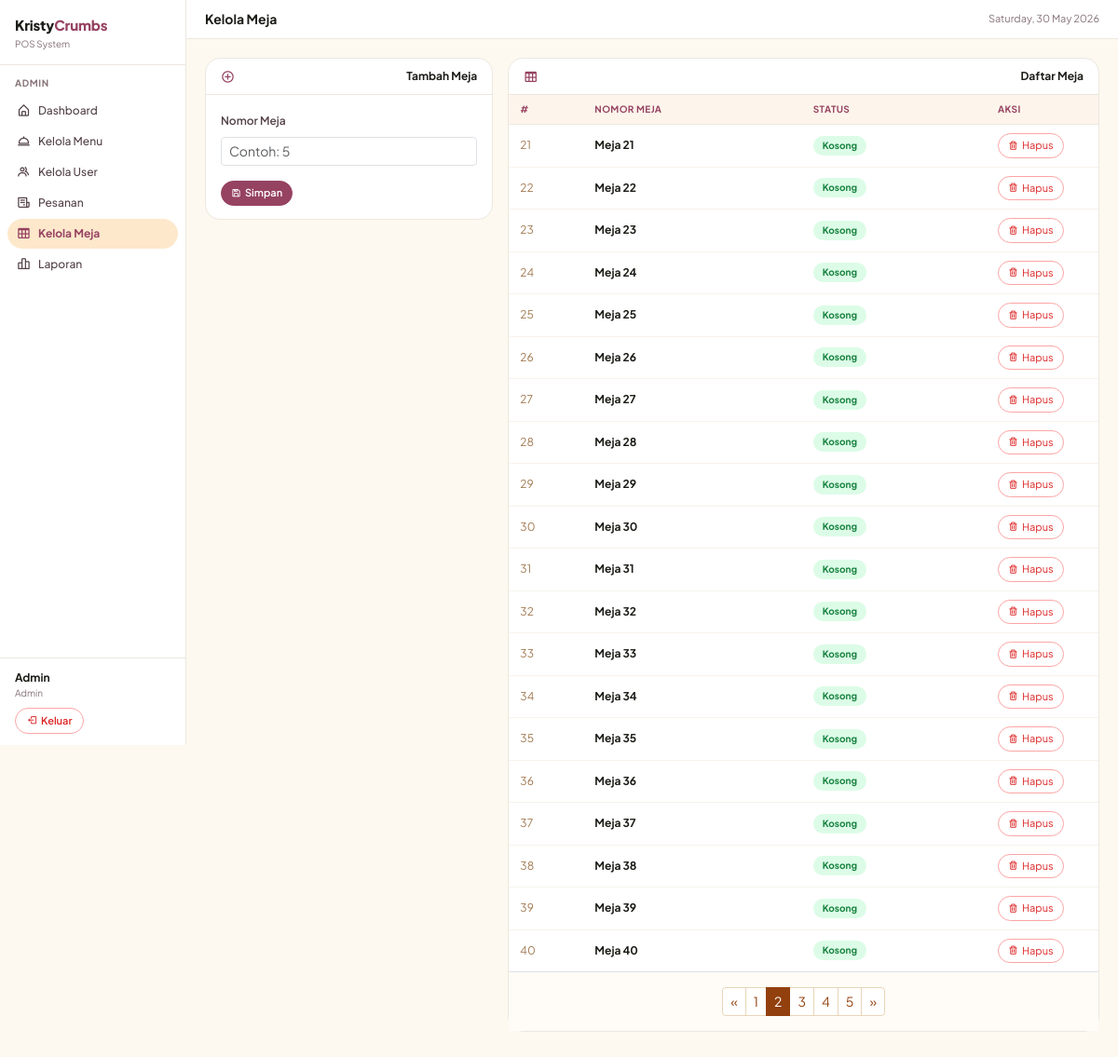
The page /admin.php?tab=meja&page=2 (signed in) on the database its author committed.
### tables this page shows
CREATE TABLE `tb_meja` (
  `id_meja` int NOT NULL,
  `nomor_meja` int NOT NULL,
  `status` enum('kosong','terisi') NOT NULL
);

### admin.php (the view, shortened to what this page needs)
<?php
include 'function/connect.php';
$tab = $_GET['tab'] ?? 'dashboard';
include '_layout.php';
?>
<?php if ($tab === 'dashboard'): ?>
  <?php
  $omzet    = mysqli_fetch_assoc(mysqli_query($koneksi, "SELECT IFNULL(SUM(total_harga),0) AS n FROM tb_pesanan WHERE status_bayar='lunas' AND DATE(tgl_pesanan)=CURDATE()"))['n'];
  $trx      = mysqli_fetch_assoc(mysqli_query($koneksi, "SELECT COUNT(*) AS n FROM tb_pesanan WHERE DATE(tgl_pesanan)=CURDATE()"))['n'];
  $belum    = mysqli_fetch_assoc(mysqli_query($koneksi, "SELECT COUNT(*) AS n FROM tb_pesanan WHERE status_bayar='belum_bayar'"))['n'];
  $tot_menu = mysqli_fetch_assoc(mysqli_query($koneksi, "SELECT COUNT(*) AS n FROM tb_menu"))['n'];
  ?>
  <div class="stat-grid">
    <div class="stat-box">
      <div class="stat-label">Omzet Hari Ini</div>
      <div class="stat-value">Rp <?= number_format($omzet, 0, ',', '.') ?></div>
    </div>
    <div class="stat-box">
      <div class="stat-label">Transaksi Hari Ini</div>
      <div class="stat-value dark"><?= $trx ?></div>
    </div>
    <div class="stat-box">
      <div class="stat-label">Belum Bayar</div>
      <div class="stat-value blue"><?= $belum ?></div>
    </div>
    <div class="stat-box">
      <div class="stat-label">Total Menu</div>
      <div class="stat-value dark"><?= $tot_menu ?></div>
    </div>
  </div>
  <div class="kc-card">
    <div class="kc-card-header"><span><i class='bx bx-receipt'></i> Pesanan Terbaru</span></div>
    <table class="kc-table w-100">
      <thead>
        <tr>
          <th>#</th>
          <th>Pelanggan</th>
          <th>Meja</th>
          <th>Total</th>
          <th>Status Bayar</th>
          <th>Status Pesanan</th>
        </tr>
      </thead>
      <tbody>
        <?php $q = mysqli_query($koneksi, "SELECT * FROM tb_pesanan ORDER BY id_pesanan DESC LIMIT 10");
        while ($r = mysqli_fetch_assoc($q)): ?>
          <tr>
            <td style="color:#a07850"><?= $r['id_pesanan'] ?></td>
            <td><?= htmlspecialchars($r['nama_pelanggan']) ?></td>
            <td>Meja <?= $r['no_meja'] ?></td>
            <td>Rp <?= number_format($r['total_harga'], 0, ',', '.') ?></td>
            <td><span class="kc-badge <?= $r['status_bayar'] === 'lunas' ? 'kc-badge-green' : 'kc-badge-yellow' ?>"><?= $r['status_bayar'] ?></span></td>
            <td><span class="kc-badge <?= $r['status_pesanan'] === 'selesai' ? 'kc-badge-brown' : 'kc-badge-blue' ?>"><?= $r['status_pesanan'] ?></span></td>
          </tr>
        <?php endwhile; ?>
      </tbody>
    </table>
  </div>
<?php elseif (strtolower($tab) === 'meja'): ?>
  <div class="row g-3">
    <div class="col-md-4">
      <div class="kc-card">
        <div class="kc-card-header"><i class='bx bx-plus-circle'></i> Tambah Meja</div>
        <div class="kc-card-body">
          <form action="function/function_meja/add_meja.php" method="POST">
            <div class="mb-3">
              <label class="form-label">Nomor Meja</label>
              <input type="number" name="nomor_meja" class="form-control form-control-sm" placeholder="Contoh: 5" min="1" required>
            </div>
            <button type="submit" name="add_meja" class="btn-kc btn-kc-sm"><i class='bx bx-save'></i> Simpan</button>
          </form>
        </div>
      </div>
    </div>
    <div class="col-md-8">
      <div class="kc-card">
        <div class="kc-card-header"><i class='bx bx-table'></i> Daftar Meja</div>
        <table class="kc-table w-100">
          <thead>
            <tr>
              <th style="width: 80px;">#</th>
              <th>Nomor Meja</th>
              <th>Status</th>
              <th style="width: 120px;">Aksi</th>
            </tr>
          </thead>
          <tbody>
            <?php
            $limit = 20;
            $page = intval($_GET['page'] ?? 1);
            $total_query = mysqli_query($koneksi, "SELECT COUNT(*) AS total FROM tb_meja");
            $total_data = mysqli_fetch_assoc($total_query)['total'];
            $total_pages = ceil($total_data / $limit);
            $offset = ($page - 1) * $limit;
            $q = mysqli_query($koneksi, "SELECT * FROM tb_meja ORDER BY nomor_meja ASC LIMIT $limit OFFSET $offset");
            $no = $offset + 1;
            while ($d = mysqli_fetch_assoc($q)):
              $is_kosong = $d['status'] === 'kosong';
              $badge_class = $is_kosong ? 'kc-badge-green' : 'kc-badge-red';
              $status_text = $is_kosong ? 'Kosong' : 'Terisi';
            ?>
              <tr>
                <td style="color:#a07850"><?= $no++ ?></td>
                <td><strong>Meja <?= htmlspecialchars($d['nomor_meja']) ?></strong></td>
                <td><span class="kc-badge <?= $badge_class ?>"><?= $status_text ?></span></td>
                <td>
                  <a href="function/function_meja/delete_meja.php?id=<?= $d['id_meja'] ?>" class="btn-kc-danger" onclick="return confirm('Hapus Meja <?= $d['nomor_meja'] ?>?')"><i class='bx bx-trash'></i> Hapus</a>
                </td>
              </tr>
            <?php endwhile; ?>
          </tbody>
        </table>
        <?php if ($total_pages > 1): ?>
          <div class="d-flex justify-content-center p-3 border-top" style="background: #fffcf7;">
            <nav aria-label="Page navigation">
              <ul class="pagination pagination-sm m-0">
                <li class="page-item <?= $page <= 1 ? 'disabled' : '' ?>">
                  <a class="page-link" href="admin.php?tab=meja&page=<?= $page - 1 ?>" aria-label="Previous">
                    <span aria-hidden="true">&laquo;</span>
                  </a>
                </li>
                <?php for ($i = 1; $i <= $total_pages; $i++): ?>
                  <li class="page-item <?= $i == $page ? 'active' : '' ?>">
                    <a class="page-link" href="admin.php?tab=meja&page=<?= $i ?>"><?= $i ?></a>
                  </li>
                <?php endfor; ?>
                <li class="page-item <?= $page >= $total_pages ? 'disabled' : '' ?>">
                  <a class="page-link" href="admin.php?tab=meja&page=<?= $page + 1 ?>" aria-label="Next">
                    <span aria-hidden="true">&raquo;</span>
                  </a>
                </li>
              </ul>
            </nav>
          </div>
        <?php endif; ?>
      </div>
    </div>
  </div>
<?php endif; ?>
<?php include '_layout_end.php'; ?>

### _layout.php (style rules this page uses)
* { font-family: 'Plus Jakarta Sans', sans-serif; }
body { background: #fdf9f0; margin: 0; }
a { text-decoration: none; }
.kc-card { background: #fff; border: 1px solid #ece8df; border-radius: 16px; margin-bottom: 16px; }
.kc-card-header { padding: 10px 16px; border-bottom: 1px solid #ece8df; font-weight: 700; font-size: 12px; color: #1c1c17; display: flex; align-items: center; justify-content: space-between; border-radius: 16px 16px 0 0; }
.kc-card-header i { color: #964261; font-size: 15px; margin-right: 4px; }
.kc-card-body { padding: 14px 16px; }
.kc-table thead th { background: #fdf5ec; color: #964261; font-size: 10px; font-weight: 700; text-transform: uppercase; letter-spacing: .04em; padding: 8px 12px; border-bottom: 1px solid #ece8df; }
.kc-table tbody td { padding: 9px 12px; border-bottom: 1px solid #f7f3ea; font-size: 12px; vertical-align: middle; color: #1c1c17; }
.kc-table tbody tr:last-child td { border-bottom: none; }
.kc-badge { border-radius: 999px; padding: 3px 10px; font-size: 10px; font-weight: 700; display: inline-block; }
.kc-badge-green { background: #dcfce7; color: #15803d; }
.btn-kc { background: #964261; border: 1px solid #964261; color: #fff; border-radius: 999px; padding: 6px 14px; font-size: 12px; font-weight: 600; cursor: pointer; display: inline-flex; align-items: center; gap: 4px; transition: background 0.15s, color 0.15s, border-color 0.15s; }
.btn-kc-sm { padding: 4px 10px; font-size: 11px; }
.btn-kc-danger { background: #fff; border: 1px solid #fca5a5; color: #dc2626; border-radius: 999px; padding: 4px 10px; font-size: 11px; cursor: pointer; display: inline-flex; align-items: center; gap: 4px; transition: background 0.15s; }
.form-label { font-size: 12px; font-weight: 600; color: #534247; }

### admin.php (style rules this page uses)
.pagination .page-link { color: #92400e; background-color: #fff; border: 1px solid #e8d5b8; }
.pagination .page-item.active .page-link { background-color: #92400e; border-color: #92400e; color: #fff; }

### rows shown on the page
tb_meja: nomor_meja "21", status "Kosong"
tb_meja: nomor_meja "22", status "Kosong"
tb_meja: nomor_meja "23", status "Kosong"
tb_meja: nomor_meja "24", status "Kosong"
tb_meja: nomor_meja "25", status "Kosong"
tb_meja: nomor_meja "26", status "Kosong"
tb_meja: nomor_meja "27", status "Kosong"
tb_meja: nomor_meja "28", status "Kosong"
tb_meja: nomor_meja "29", status "Kosong"
tb_meja: nomor_meja "30", status "Kosong"
tb_meja: nomor_meja "31", status "Kosong"
tb_meja: nomor_meja "32", status "Kosong"
tb_meja: nomor_meja "33", status "Kosong"
tb_meja: nomor_meja "34", status "Kosong"
tb_meja: nomor_meja "35", status "Kosong"
tb_meja: nomor_meja "36", status "Kosong"
tb_meja: nomor_meja "37", status "Kosong"
tb_meja: nomor_meja "38", status "Kosong"
tb_meja: nomor_meja "39", status "Kosong"
tb_meja: nomor_meja "40", status "Kosong"

### other values the page prints
$uname "Admin"
$role "Admin"
$page_title "Kelola Meja"
